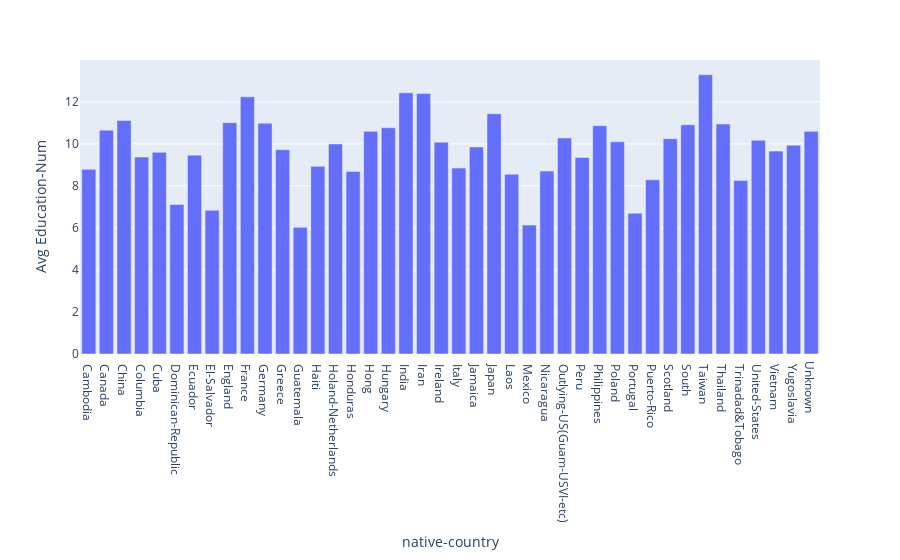

The cell this chart's notebook holds for it:
### Code cell
#Create bar chart aggregating avg education num by native country
fig = px.bar(data_chart1, x="native-country",y='Avg Education-Num')
fig.show()

### Figure 1 — Plotly figure (JSON) as saved in the notebook; plotly's stock layout.template omitted (floating-point values rounded to 4 significant figures)
{"data": [{"alignmentgroup": "True", "hovertemplate": "native-country=%{x}<br>Avg Education-Num=%{y}<extra></extra>", "legendgroup": "", "marker": {"color": "#636efa", "pattern": {"shape": ""}}, "name": "", "offsetgroup": "", "orientation": "v", "showlegend": false, "textposition": "auto", "type": "bar", "x": [" Cambodia", " Canada", " China", " Columbia", " Cuba", " Dominican-Republic", " Ecuador", " El-Salvador", " England", " France", " Germany", " Greece", " Guatemala", " Haiti", " Holand-Netherlands", " Honduras", " Hong", " Hungary", " India", " Iran", " Ireland", " Italy", " Jamaica", " Japan", " Laos", " Mexico", " Nicaragua", " Outlying-US(Guam-USVI-etc)", " Peru", " Philippines", " Poland", " Portugal", " Puerto-Rico", " Scotland", " South", " Taiwan", " Thailand", " Trinadad&Tobago", " United-States", " Vietnam", " Yugoslavia", "Unknown"], "xaxis": "x", "y": [8.789, 10.65, 11.12, 9.373, 9.6, 7.114, 9.464, 6.84, 11.01, 12.24, 10.99, 9.724, 6.031, 8.932, 10, 8.692, 10.6, 10.77, 12.43, 12.4, 10.08, 8.849, 9.852, 11.44, 8.556, 6.135, 8.706, 10.29, 9.355, 10.87, 10.1, 6.703, 8.289, 10.25, 10.91, 13.29, 10.94, 8.263, 10.17, 9.657, 9.938, 10.6], "yaxis": "y"}], "layout": {"autosize": true, "barmode": "relative", "legend": {"tracegroupgap": 0}, "margin": {"t": 60}, "xaxis": {"anchor": "y", "autorange": true, "domain": [0, 1], "range": [-0.5, 41.5], "title": {"text": "native-country"}, "type": "category"}, "yaxis": {"anchor": "x", "autorange": true, "domain": [0, 1], "range": [0, 13.99], "title": {"text": "Avg Education-Num"}, "type": "linear"}}}
